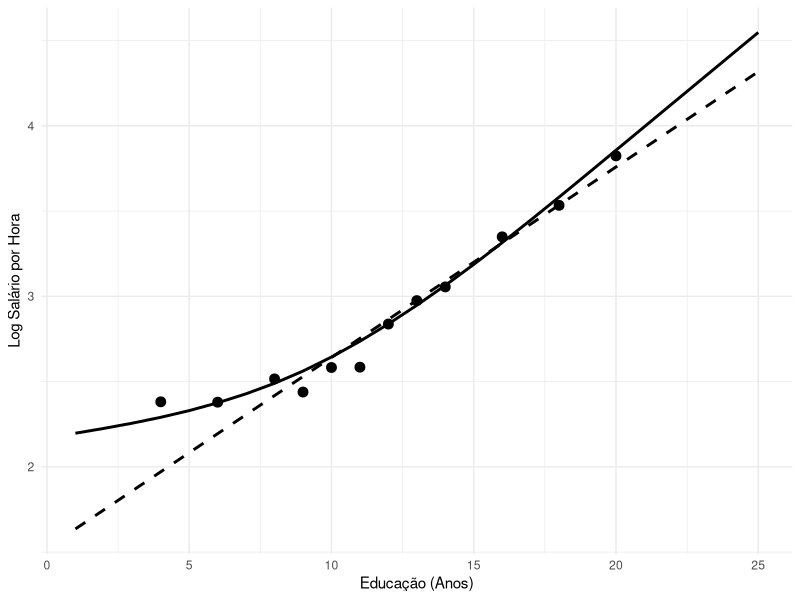
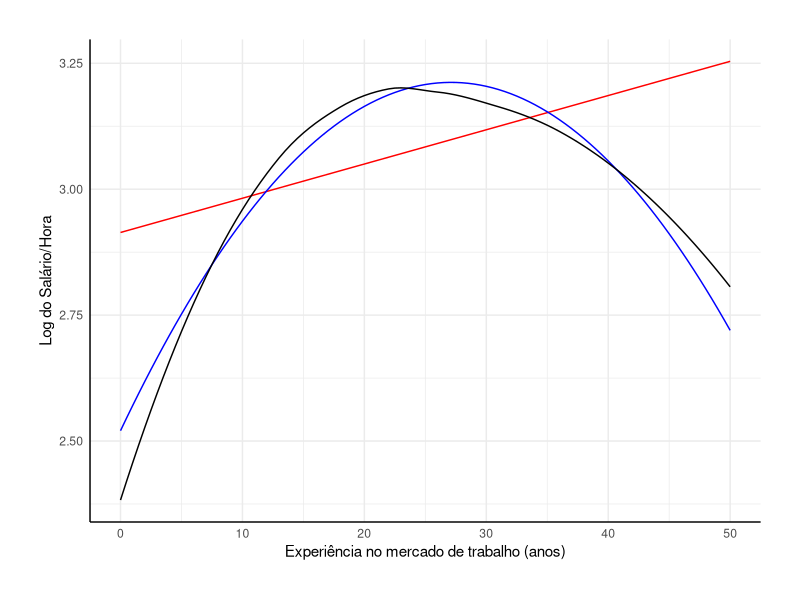

These figures' R source, in order:
## ---- chunk 1
dados_fic <- data.frame(
  Nome = c("Ana", "Carlos", "Mariana", "Pedro", "Julia", "Fernando", "Jamile", "Maria", "Tiago", "Josias", "Marcos"),
  Genero = c("Mulher", "Homem", "Mulher", "Homem", "Mulher", "Homem", "Mulher", "Mulher", "Homem", "Homem", "Homem"),
  Cor_Raca = c("NB", "NB", "NB", "B", "B", "NB", "B", "NB", "B", "NB", "B"), #Dado que "B" == Branco e "NB" é não branco
  Sal_hora = c(8, 8.5, 9, 7.7, 10, 9, 8, 7, 8, 7.5, 10),
  Valores = c(1, 2, 3, 4, 5, 6, 7, 8, 9, 10, 11))
## ---- chunk 2
dados_fic$Homem <- ifelse(dados_fic$Genero == "Homem", 1, 0)
## ---- chunk 3
dados_fic$Branco <- ifelse(dados_fic$Cor_Raca == "B", 1, 0)
## ---- chunk 4
dados_fic$log_Valores <- log(dados_fic$Valores)
## ---- chunk 5
dados_fic$log_Sal_hora <- log(dados_fic$Sal_hora)
## ---- chunk 6
mean(dados_fic$Valores)
## ---- chunk 7
# Média condicional do logaritmo do salário para homens
media_log_salario_homem <- mean(dados_fic$log_Sal_hora[dados_fic$Homem == 1])

# Média condicional do logaritmo do salário para mulheres
#CRIE o objeto media_log_salario_mulher
media_log_salario_mulher <- mean(dados_fic$log_Sal_hora[dados_fic$Homem == 0])

# Proporção de homens
prop_homens <- mean(dados_fic$Homem)

# Proporção de mulheres
prop_mulheres <- 1 - prop_homens

# Expectativa das expectativas condicionais
media_log_salario_homem * prop_homens + media_log_salario_mulher * prop_mulheres

# Que é o mesmo que a expectativa incondicional:
#CALCULE a média do log_Sal_hora da amostra
mean(dados_fic$log_Sal_hora)
## ---- chunk 8
# Média condicional do logaritmo do salário para homens brancos
media_log_sal_hom_branco <- mean(dados_fic$log_Sal_hora[dados_fic$Homem == 1 & dados_fic$Branco == 1])

# Média condicional do logaritmo do salário para homens não brancos
media_log_sal_hom_NB <- mean(dados_fic$log_Sal_hora[dados_fic$Homem == 1 & dados_fic$Branco == 0])

# Proporção de homens brancos
prop_hom_brancos <- sum(dados_fic$Homem == 1 & dados_fic$Branco == 1) / sum(dados_fic$Homem == 1)

# Proporção de homens não brancos
#Crie "prop_hom_NB"
prop_hom_NB <- 1 - prop_hom_brancos

# Média condicional do log do salário/hora usando a Lei Geral das Expectativas Iteradas
media_log_sal_hom_branco*prop_hom_brancos + media_log_sal_hom_NB*prop_hom_NB

# Que é o mesmo que:
mean(dados_fic$log_Sal_hora[dados_fic$Homem == 1])
## ---- chunk 9
dados <- read.table("dados_trab.txt")
dados$lnwage <- log(dados[,5]/(dados[,6]*dados[,7])) #log do salário hora
dados <- subset(dados, dados[,11] == 1 & dados[,2] == 0) #filtrando homens & brancos
Y <- dados$lnwage
## ---- chunk 10
x <- dados$V4 #anos de estudo
edu_pontos <- c(4,6,8,9,10,11,12,13,14,16,18,20)
xfit <- seq(1,25,1) 
## ---- chunk 11
# Média Condicional
media <- sapply(edu_pontos, function(edu) mean(Y[x == edu]))

# Regresão Linear
regressao <- lm(Y ~ x)
summary(regressao)
# A cada ano de educação, há um aumento médio de 11% nos salários.
f1 <- predict(regressao, newdata = data.frame(x = xfit)) #Valores preditos

# Spline Linear
library(splines)
spline <- lm(Y ~ ns(x, knots = 9))
f2 <- predict(spline, newdata = data.frame(x = xfit)) #Valores preditos
## ---- chunk 12
library(ggplot2)
ggplot() +
  geom_point(aes(x = edu_pontos, y = media), color = "black", shape = 19, size = 3, na.rm = TRUE) + #Média condicional
  geom_line(aes(x = xfit, y = f1), linetype = "dashed", color = "black", size = 1, na.rm = TRUE) + #Projeção linear
  geom_line(aes(x = xfit, y = f2), color = "black", size = 1, na.rm = TRUE) +
  labs(x = "Educação (Anos)", y = "Log Salário por Hora") + #Spline linear
  theme_minimal()
## ---- chunk 13
x <- dados[, 1] - dados[, 4] - 6 # proxy da experiência (idade - anos de estudo - 6)
xfit <- seq(0,50,0.5)
xfit2 <- xfit^2
x2 <- x^2
## ---- chunk 14
# Projeção Linear
regressao <- lm(Y ~ x) # Modelo de regressão linear
summary(regressao)
# A cada ano de experiência, há um aumento de aproximadamente 0,6% no rendimento
f1 <- predict(regressao, newdata = data.frame(x = xfit))

# Projeção Quadrática
regressao_quad <- lm(Y ~ x + x2)
summary(regressao_quad)
# A cada ano de experiência, há um aumento de aproximadamente 0,5% no rendimento mas há um redução correspondente à experiência quadrada.
f2 <- predict(regressao_quad, newdata = data.frame(x = xfit, x2 = xfit2))

## Expectativa condicional por Estimação Linear Não Paramétrica Local
loess <- loess(Y ~ x, span = 0.75)
f3 <- predict(loess, newdata = data.frame(x = xfit))
## ---- chunk 15
library(ggplot2)

ggplot() +
  aes(x = xfit) +
  geom_line(aes(y = f1), color = "red", size = 0.5) + #Projeção linear
  geom_line(aes(y = f2), color = "blue", size = 0.5) + #Projeção quadrática
  geom_line(aes(y = f3), color = "black", size = 0.5) + #Expectativa condicional
    labs(x = "Experiência no mercado de trabalho (anos)",
       y = "Log do Salário/Hora") +
  theme_minimal() +
  theme(axis.line = element_line(),
        plot.margin = margin(1, 1, 1, 1, "cm"))
